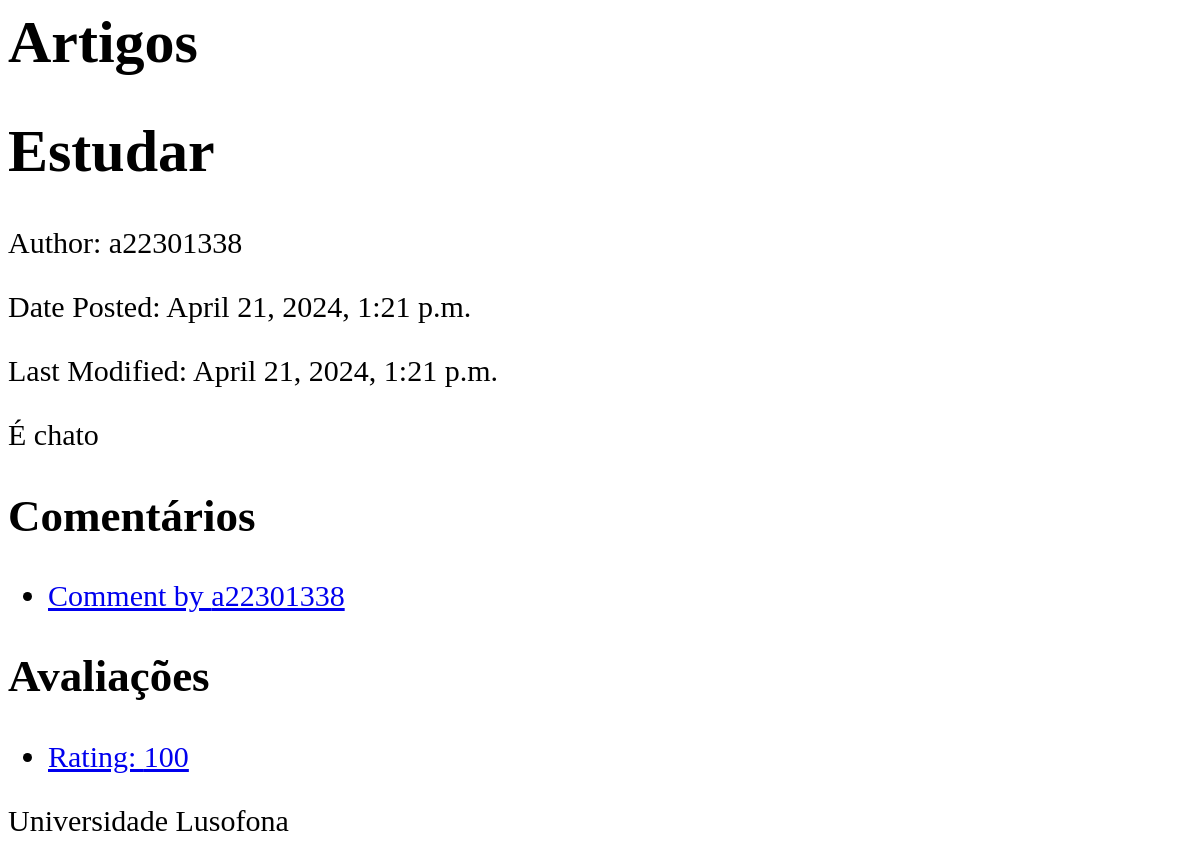
The app's page /artigos/artigos/1/ with its own data.
### artigos/models.py (models this page shows, shortened)
class Article(models.Model):
    title = models.CharField(max_length=200)
    corpo = models.TextField()
    data_Postada = models.DateTimeField(auto_now_add=True)
    ultima_modificacao = models.DateTimeField(auto_now=True)
    autor = models.ForeignKey(Author, on_delete=models.CASCADE)
    likes = models.PositiveIntegerField(default=0)

class Author(models.Model):
    user = models.OneToOneField(User, on_delete=models.CASCADE)
    biografia = models.TextField()

class Comment(models.Model):
    article = models.ForeignKey(Article, related_name='comments', on_delete=models.CASCADE)
    author = models.ForeignKey(User, on_delete=models.CASCADE)
    content = models.TextField()
    date_posted = models.DateTimeField(auto_now_add=True)

class Rating(models.Model):
    article = models.ForeignKey(Article, related_name='ratings', on_delete=models.CASCADE)
    autor = models.ForeignKey(User, on_delete=models.CASCADE)
    score = models.PositiveSmallIntegerField()

### artigos/views.py (the view)
# urls.py: path('artigos/<int:article_id>/', views.article_detail_view, name='article-detail'),
def article_detail_view(request, article_id):
    article = get_object_or_404(Article, id=article_id)
    comments = Comment.objects.filter(article=article).order_by('-date_posted')
    ratings = Rating.objects.filter(article=article)
    context = {
        'article': article,
        'comments': comments,
        'ratings': ratings
    }
    return render(request, "artigos/detalhesArtigo.html", context)

### artigos/templates/artigos/detalhesArtigo.html
{% extends "artigos/layout.html" %}
{% block content %}
<div class="container">
    <h1>{{ article.title }}</h1>
    <p>Author: {{ article.autor.user.username }}</p>
    <p>Date Posted: {{ article.data_Postada }}</p>
    <p>Last Modified: {{ article.ultima_modificacao }}</p>
    <p>{{ article.corpo }}</p>
    <h2>Comentários</h2>
    <ul>
        {% for comment in comments %}
        <li><a href="{% url 'artigos:comment-detail' comment_id=comment.id %}">Comment by {{ comment.author.username }}</a></li>
        {% endfor %}
    </ul>
    <h2>Avaliações</h2>
    <ul>
        {% for rating in ratings %}
        <li><a href="{% url 'artigos:rating-detail' rating_id=rating.id %}">Rating: {{ rating.score }}</a></li>
        {% endfor %}
    </ul>
</div>
{% endblock %}

### artigos/static/artigos/estilos.css (style rules this page uses)
body { background : url('https://e0.pxfuel.com/wallpapers/279/812/desktop-wallpaper-grunge-vintage-blank-old-newspaper-background.jpg'); color:black; font-size:30px; }

### records on screen
Article: title "Estudar", autor.user.username "a22301338", data_Postada "April 21, 2024, 1:21 p.m.", ultima_modificacao "April 21, 2024, 1:21 p.m.", corpo "É chato"
Comment: author.username "a22301338"
Rating: score "100"
